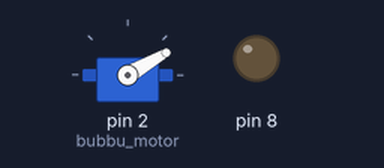
The sketch below on a simulated Arduino Uno, built with avr-gcc and run on an emulated ATmega328P. Shown: servo, output pins drawn as LEDs (lit = HIGH).

Above: at 0.05 s.
At 6.25 s:
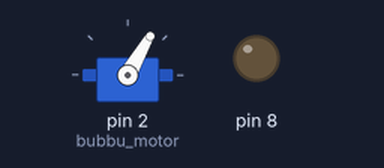
At 12.45 s:
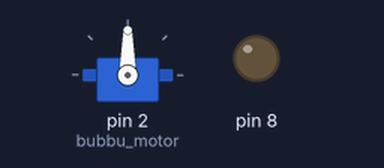
At 24.95 s:
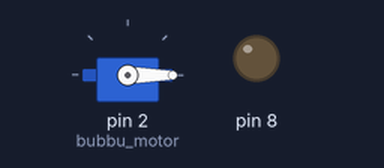
Timing chart, 0 to 32.5 s (numbered marks = the images above):
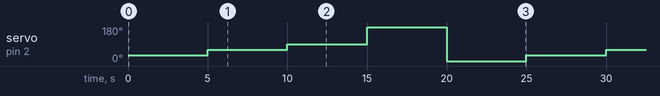

The sketch:

servo_moter.ino
```cpp
int state;
#include <Servo.h>
Servo bubbu_motor;
void setup()
{
  bubbu_motor.attach(2);
  pinMode(9, INPUT);
  pinMode(8,OUTPUT);

}

void loop()
{

    bubbu_motor.write(30);
    delay(5000);
    bubbu_motor.write(60);
    delay(5000);
     bubbu_motor.write(90);
    delay(5000);
    bubbu_motor.write(180);
    delay(5000);
    bubbu_motor.write(0);
    delay(5000);

}
```

Measured:
- by itself, servo on pin 2 (bubbu_motor): repeats every 25.0 s: 90° 5.0 s, 180° 5.0 s, 0° 5.0 s, 30° 5.0 s, 60° 5.0 s
